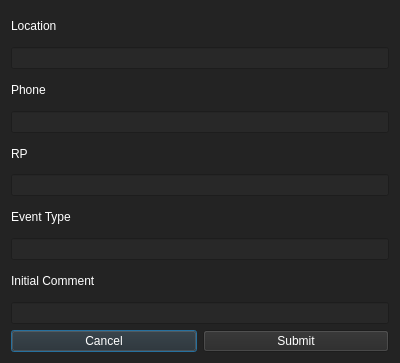
<?xml version="1.0" encoding="UTF-8"?>
<ui version="4.0">
 <class>AddEvent</class>
 <widget class="QDialog" name="AddEvent">
  <property name="geometry">
   <rect>
    <x>0</x>
    <y>0</y>
    <width>400</width>
    <height>363</height>
   </rect>
  </property>
  <property name="windowTitle">
   <string>Dialog</string>
  </property>
  <property name="styleSheet">
   <string notr="true">background-color: rgb(35, 35, 35);</string>
  </property>
  <layout class="QVBoxLayout" name="verticalLayout">
   <item>
    <widget class="QLabel" name="LocationLabel">
     <property name="styleSheet">
      <string notr="true">color: rgb(255, 255, 255);</string>
     </property>
     <property name="text">
      <string>Location</string>
     </property>
    </widget>
   </item>
   <item>
    <widget class="QLineEdit" name="LocationInput">
     <property name="styleSheet">
      <string notr="true">background-color: rgb(40, 40, 40);
color: rgb(255, 255, 255);</string>
     </property>
    </widget>
   </item>
   <item>
    <widget class="QLabel" name="PhoneLabel">
     <property name="styleSheet">
      <string notr="true">color: rgb(255, 255, 255);</string>
     </property>
     <property name="text">
      <string>Phone</string>
     </property>
    </widget>
   </item>
   <item>
    <widget class="QLineEdit" name="PhoneInput">
     <property name="styleSheet">
      <string notr="true">background-color: rgb(40, 40, 40);
color: rgb(255, 255, 255);</string>
     </property>
    </widget>
   </item>
   <item>
    <widget class="QLabel" name="RPLabel3">
     <property name="styleSheet">
      <string notr="true">color: rgb(255, 255, 255);</string>
     </property>
     <property name="text">
      <string>RP</string>
     </property>
    </widget>
   </item>
   <item>
    <widget class="QLineEdit" name="RPInput">
     <property name="styleSheet">
      <string notr="true">background-color: rgb(40, 40, 40);
color: rgb(255, 255, 255);</string>
     </property>
    </widget>
   </item>
   <item>
    <widget class="QLabel" name="EventTypeLabel">
     <property name="styleSheet">
      <string notr="true">color: rgb(255, 255, 255);</string>
     </property>
     <property name="text">
      <string>Event Type</string>
     </property>
    </widget>
   </item>
   <item>
    <widget class="QLineEdit" name="EventTypeInput">
     <property name="styleSheet">
      <string notr="true">background-color: rgb(40, 40, 40);
color: rgb(255, 255, 255);</string>
     </property>
    </widget>
   </item>
   <item>
    <widget class="QLabel" name="CommentLabel">
     <property name="styleSheet">
      <string notr="true">color: rgb(255, 255, 255);</string>
     </property>
     <property name="text">
      <string>Initial Comment</string>
     </property>
    </widget>
   </item>
   <item>
    <widget class="QLineEdit" name="CommentInput">
     <property name="styleSheet">
      <string notr="true">background-color: rgb(40, 40, 40);
color: rgb(255, 255, 255);</string>
     </property>
    </widget>
   </item>
   <item>
    <layout class="QHBoxLayout" name="horizontalLayout">
     <item>
      <widget class="QPushButton" name="CancelButton">
       <property name="styleSheet">
        <string notr="true">background-color: rgb(40, 40, 40);
color: rgb(255, 255, 255);</string>
       </property>
       <property name="text">
        <string>Cancel</string>
       </property>
      </widget>
     </item>
     <item>
      <widget class="QPushButton" name="SubmitButton">
       <property name="styleSheet">
        <string notr="true">background-color: rgb(40, 40, 40);
color: rgb(255, 255, 255);</string>
       </property>
       <property name="text">
        <string>Submit</string>
       </property>
      </widget>
     </item>
    </layout>
   </item>
  </layout>
 </widget>
 <resources/>
 <connections/>
</ui>
